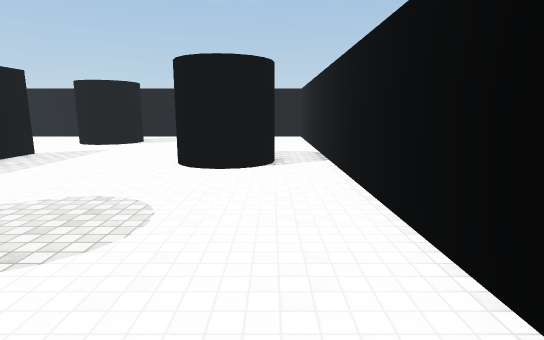
View 1 (above)

21 first-person views from a walk through a 3-D level made in the Unity game engine. The camera is 1.5 m above the floor, tilts 10° down and sees 80° across. The floor is counted in squares, 1 m on a side. Each view is taken from the middle of a square. On the plan, view 1 faces up. The plan holds only what a view shows up to about 15 squares ahead; the rest is blank. Surface patterns are stand-ins for the level's own textures.

View 2
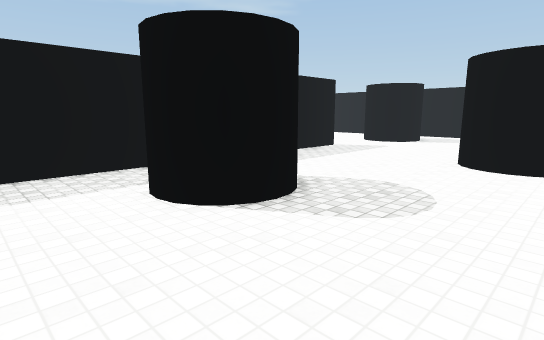

View 3
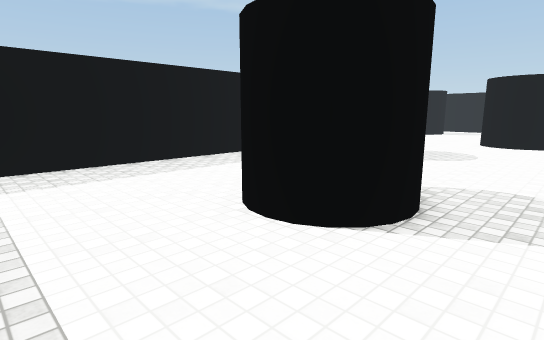

View 4
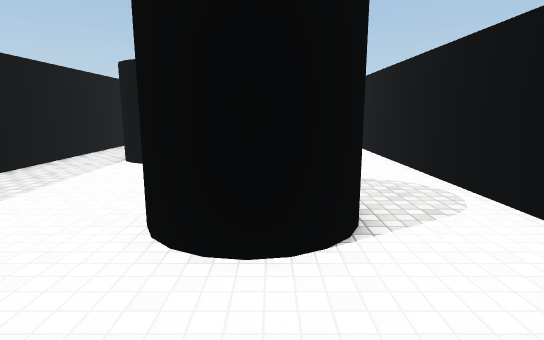

View 5
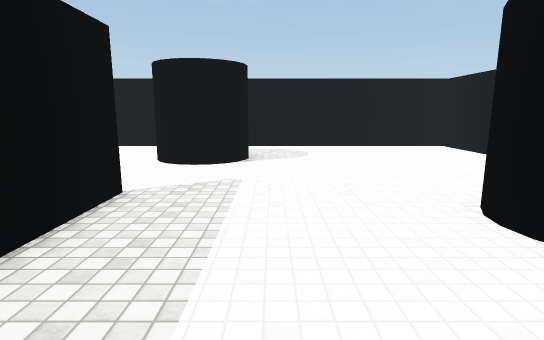

View 6
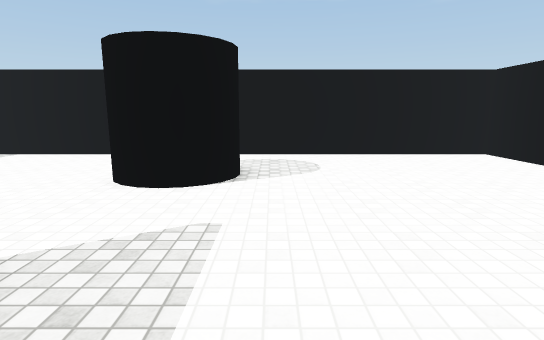

View 7
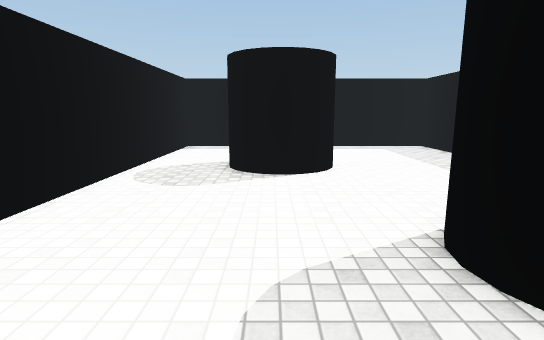

View 8
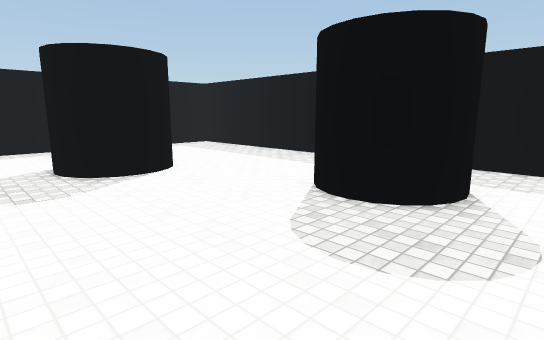

View 9
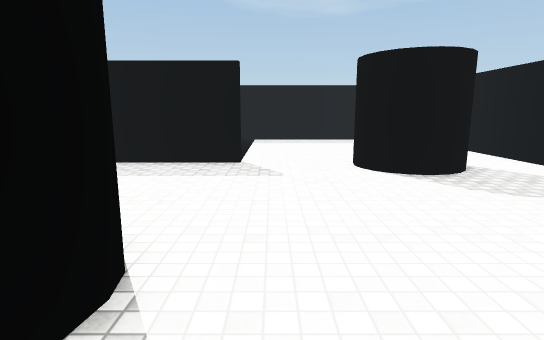

View 10
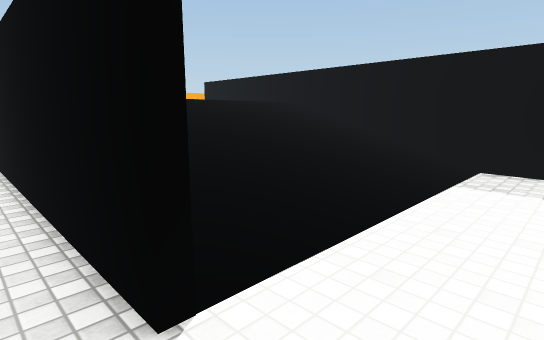

View 11
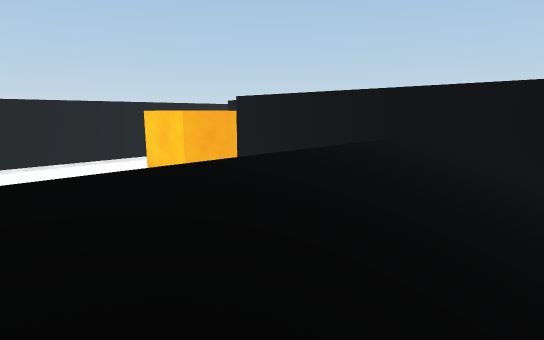

View 12
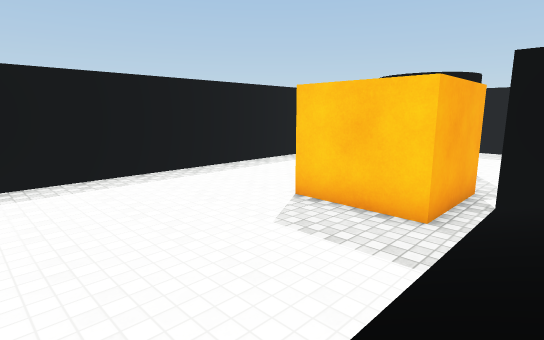

View 13
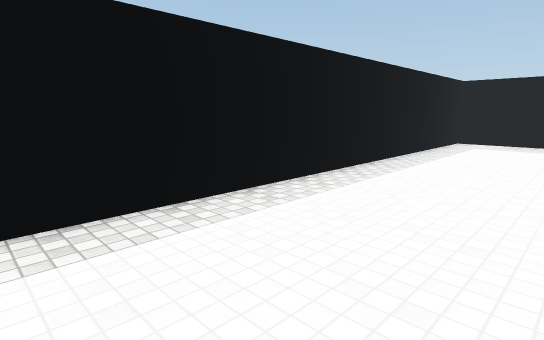

View 14
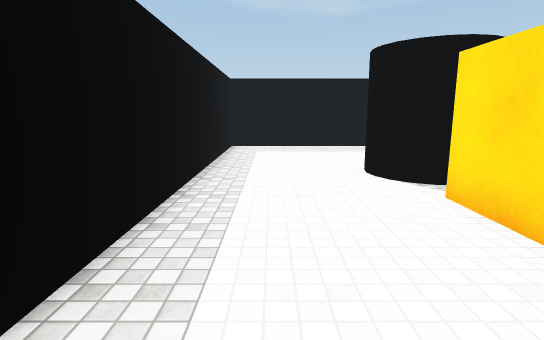

View 15
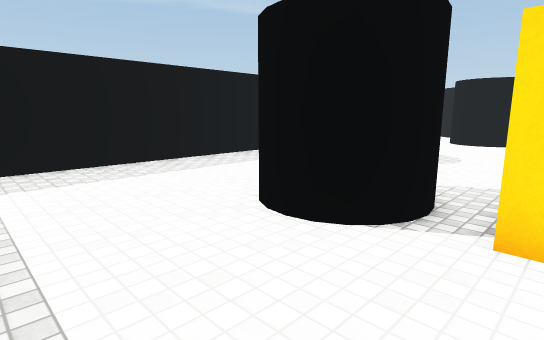

View 16
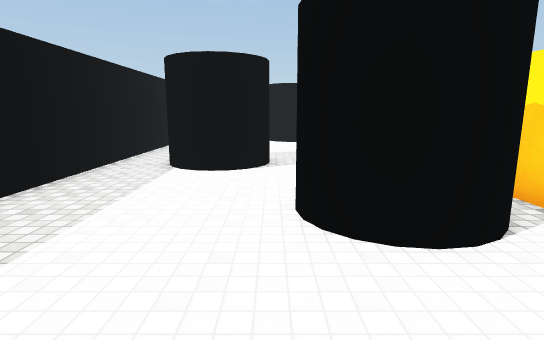

View 17
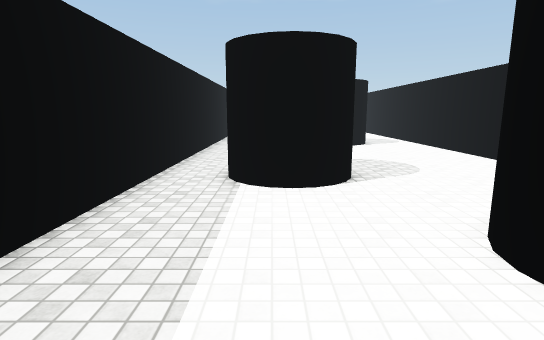

View 18
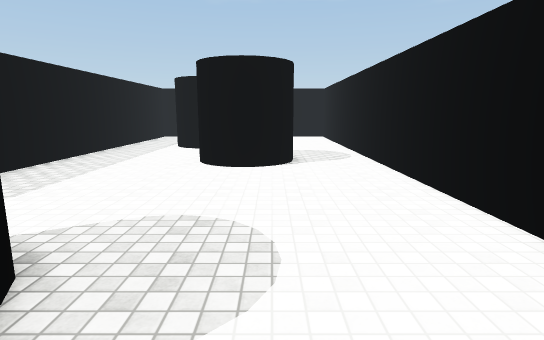

View 19
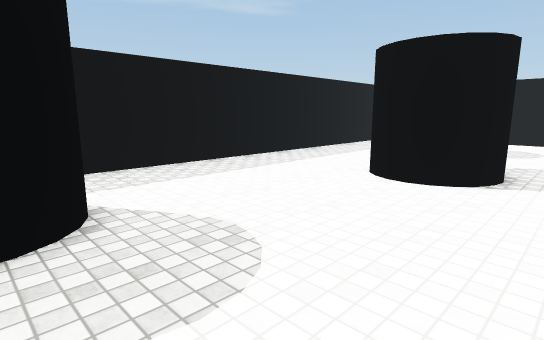

View 20
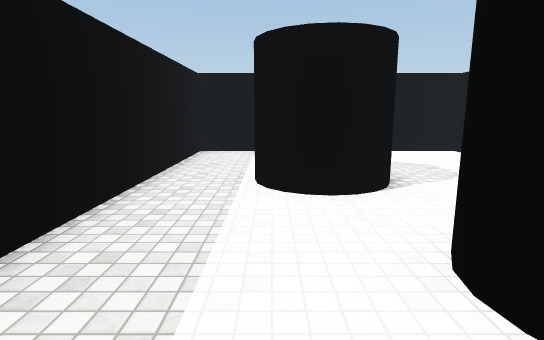

View 21
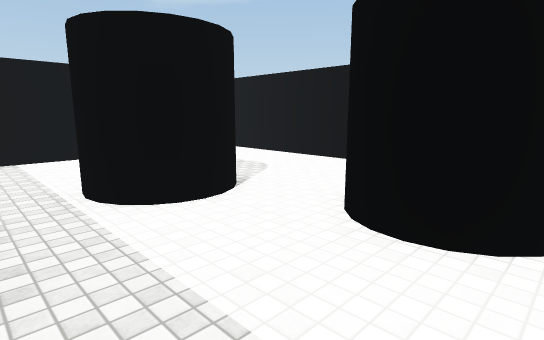

### Floor plan
Key: @ floor where view 1 was taken; # wall or solid block; x gap in a wall; . main floor; : floor 1.75 m higher than the main floor; / step, stairs or slope; = window, fence, low wall or low ledge.
Columns run from 28 left of view 1 to 2 right of it. Each row starts with its distance up from view 1.
 21 ###############################
 20 #.... ....#  .................#
 19 #...   ...#   ................#
 18 #...   ...#   .....  #........#
 17 #...  ....#    ....  #........
 16 #..#  ....#   .....###........
 15 #..###....#   ................#
 14 #..###....#  .................#
 13 #.........#...................#
 12 #.....  ..#........#..........#
 11 #....###..#/////// #.....##  .#
 10 #....###..#////////#.....## #.#
  9 #.....##..#////////#......###.#
  8 #.........#/////// #..........#
  7 #.........=//////  =..........#
  6 #.........=:::::   =  ........#
  5 #.........=/       =..........#
  4 #.........#/       #..###.....#
  3 #.  #.....#/       #..###.....#
  2 #.# ##....#/       #..###.....#
  1 #.####....#////   /#..........#
  0 #.........x//////  #........@.#
 -1 #........####..... #..........#
 -2 #.....#  #  #......#.....##...#
 -3 #.....####  #......#....####..#
 -4 #.....#######......#....####..#
 -5 #..................#.....##...#
 -6 #..................#..........#
 -7 #..................#..........#
 -8 #..................#..........#
 -9 ########################  #####

Positions as (right, up) in squares from view 1, and headings:
1: (0, 0), facing up
2: (0, -1), facing up-left
3: (1, -8), facing up-left
4: (-2, -8), facing up
5: (-6, 6), facing up
6: (-6, 9), facing up
7: (-2, 6), facing down
8: (1, 6), facing down-left
9: (1, 13), facing left
10: (-8, 14), facing down-left
11: (-10, 9), facing down-left
12: (-10, 1), facing down-left
13: (-10, -4), facing down-left
14: (-13, -7), facing left
15: (-18, -8), facing up-left
16: (-23, -8), facing up
17: (-25, -6), facing up
18: (-21, 0), facing up
19: (-19, 2), facing up-left
20: (-25, 8), facing up
21: (-27, 9), facing up-right
